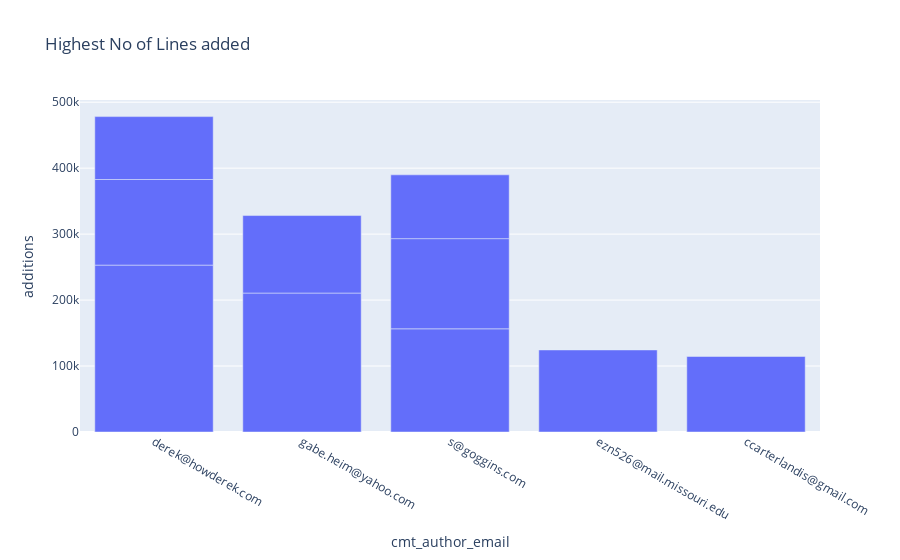
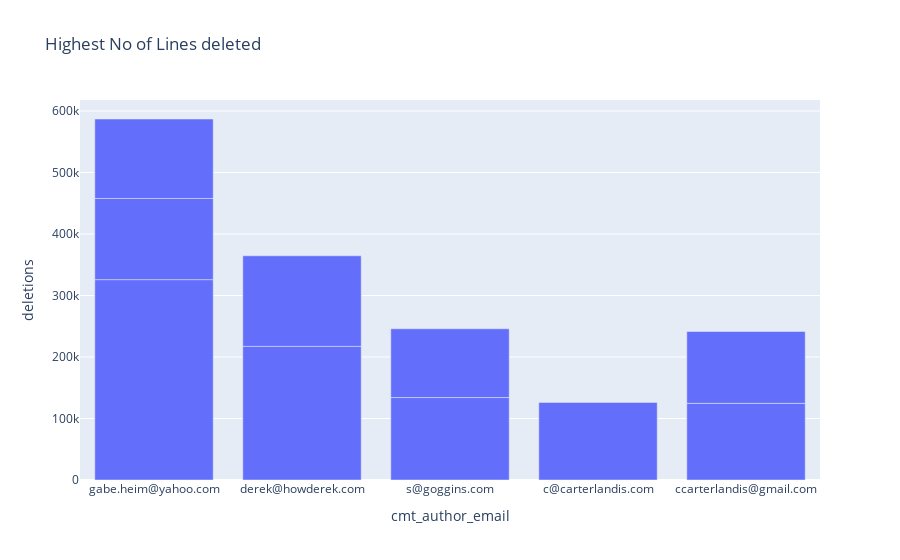
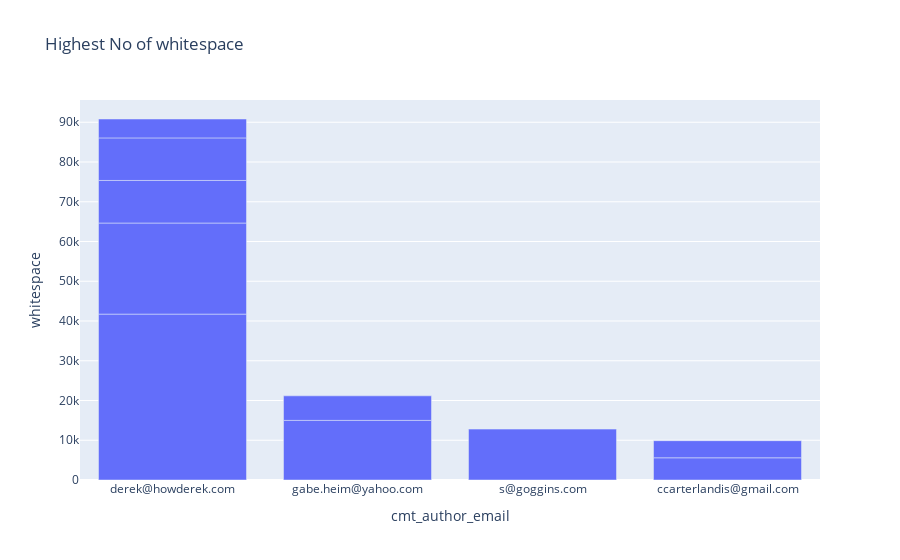

Notebook code cell kept with these figures, in order:
### Code cell
import plotly.express as px
r = requests.get('http://augur.chaoss.io/api/unstable/repos/25440/lines-changed-by-author')
data = r.json()
df= pd.DataFrame(data)
# df = px.data.iris()
sorted_df1 = df.sort_values(["additions"], ascending=False)
fig1 = px.bar(sorted_df1.head(10), x="cmt_author_email", y="additions"
                ,title="Highest No of Lines added")

sorted_df2 = df.sort_values(["deletions"], ascending=False)
fig2 = px.bar(sorted_df2.head(10), x="cmt_author_email", y="deletions"
                ,title="Highest No of Lines deleted")

sorted_df3 = df.sort_values(["whitespace"], ascending=False)
fig3 = px.bar(sorted_df3.head(10), x="cmt_author_email", y="whitespace"
                ,title="Highest No of whitespace")
fig1.show()
fig2.show()
fig3.show()

### Figure 1 — Plotly figure (JSON) as saved in the notebook; plotly's stock layout.template omitted (floating-point values rounded to 4 significant figures)
{"data": [{"alignmentgroup": "True", "hovertemplate": "cmt_author_email=%{x}<br>additions=%{y}<extra></extra>", "legendgroup": "", "marker": {"color": "#636efa", "pattern": {"shape": ""}}, "name": "", "offsetgroup": "", "orientation": "v", "showlegend": false, "textposition": "auto", "type": "bar", "x": ["derek@howderek.com", "gabe.heim@yahoo.com", "s@goggins.com", "s@goggins.com", "derek@howderek.com", "ezn526@mail.missouri.edu", "gabe.heim@yahoo.com", "ccarterlandis@gmail.com", "s@goggins.com", "derek@howderek.com"], "xaxis": "x", "y": [253024, 210647, 156440, 136709, 129766, 124405, 117492, 114478, 96710, 95368], "yaxis": "y"}], "layout": {"barmode": "relative", "legend": {"tracegroupgap": 0}, "title": {"text": "Highest No of Lines added"}, "xaxis": {"anchor": "y", "domain": [0, 1], "title": {"text": "cmt_author_email"}}, "yaxis": {"anchor": "x", "domain": [0, 1], "title": {"text": "additions"}}}}

### Figure 2 — Plotly figure (JSON) as saved in the notebook; plotly's stock layout.template omitted (floating-point values rounded to 4 significant figures)
{"data": [{"alignmentgroup": "True", "hovertemplate": "cmt_author_email=%{x}<br>deletions=%{y}<extra></extra>", "legendgroup": "", "marker": {"color": "#636efa", "pattern": {"shape": ""}}, "name": "", "offsetgroup": "", "orientation": "v", "showlegend": false, "textposition": "auto", "type": "bar", "x": ["gabe.heim@yahoo.com", "derek@howderek.com", "derek@howderek.com", "s@goggins.com", "gabe.heim@yahoo.com", "gabe.heim@yahoo.com", "c@carterlandis.com", "ccarterlandis@gmail.com", "ccarterlandis@gmail.com", "s@goggins.com"], "xaxis": "x", "y": [325775, 217242, 147273, 134068, 132010, 129165, 126159, 124636, 116828, 111798], "yaxis": "y"}], "layout": {"barmode": "relative", "legend": {"tracegroupgap": 0}, "title": {"text": "Highest No of Lines deleted"}, "xaxis": {"anchor": "y", "domain": [0, 1], "title": {"text": "cmt_author_email"}}, "yaxis": {"anchor": "x", "domain": [0, 1], "title": {"text": "deletions"}}}}

### Figure 3 — Plotly figure (JSON) as saved in the notebook; plotly's stock layout.template omitted (floating-point values rounded to 4 significant figures)
{"data": [{"alignmentgroup": "True", "hovertemplate": "cmt_author_email=%{x}<br>whitespace=%{y}<extra></extra>", "legendgroup": "", "marker": {"color": "#636efa", "pattern": {"shape": ""}}, "name": "", "offsetgroup": "", "orientation": "v", "showlegend": false, "textposition": "auto", "type": "bar", "x": ["derek@howderek.com", "derek@howderek.com", "gabe.heim@yahoo.com", "s@goggins.com", "derek@howderek.com", "derek@howderek.com", "gabe.heim@yahoo.com", "ccarterlandis@gmail.com", "derek@howderek.com", "ccarterlandis@gmail.com"], "xaxis": "x", "y": [41733, 22914, 14997, 12802, 10712, 10707, 6179, 5587, 4754, 4306], "yaxis": "y"}], "layout": {"barmode": "relative", "legend": {"tracegroupgap": 0}, "title": {"text": "Highest No of whitespace"}, "xaxis": {"anchor": "y", "domain": [0, 1], "title": {"text": "cmt_author_email"}}, "yaxis": {"anchor": "x", "domain": [0, 1], "title": {"text": "whitespace"}}}}
